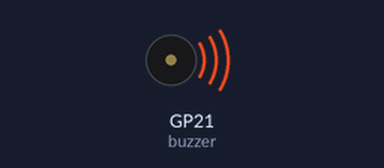
Simulated run of this program. Board: Raspberry Pi Pico running MicroPython. On the bench: buzzer (waves = sounding). At 1.6 s the program stops and its outputs stay as they are.

Above: at 0.17 s.
At 1.6 s:
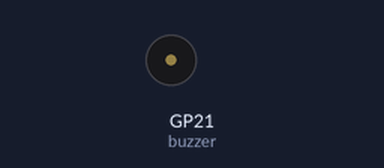
Timing chart, 0 to 3.1 s (numbered marks = the images above):
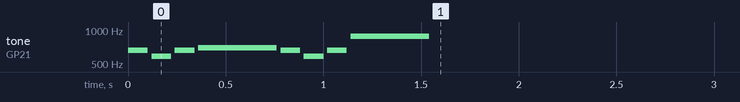

Measured:
- by itself, tone on GP21 (buzzer): plays 659 Hz for 0.10 s, 587 Hz for 0.10 s, 659 Hz for 0.10 s, 698 Hz for 0.40 s, 659 Hz for 0.10 s, 587 Hz for 0.10 s … (8 notes in this stretch)

The program:

tico_tico.py
```python
import time
from machine import Pin, PWM

buzzer = PWM(Pin(21))

# Definição das notas básicas
C5 = 523.25
D5 = 587.33
E5 = 659.25
F5 = 698.46
G5 = 783.99
A5 = 880

# Melodia e ritmo para o trecho condensado de "Tico-Tico no Fubá"
melody = [
    E5, D5, E5, F5, E5, D5, E5, A5
]

rhythm = [
    0.1, 0.1, 0.1, 0.4, 0.1, 0.1, 0.1, 0.4  # A nota A5 tem uma duração maior para representar "lá"
]

# Função para tocar a melodia
def play_melody():
    for i in range(len(melody)):
        buzzer.freq(int(melody[i]))
        buzzer.duty_u16(32768)  # metade da faixa máxima
        time.sleep(rhythm[i])
        buzzer.duty_u16(0)
        time.sleep(0.02)  # pequena pausa entre as notas

play_melody()
```
